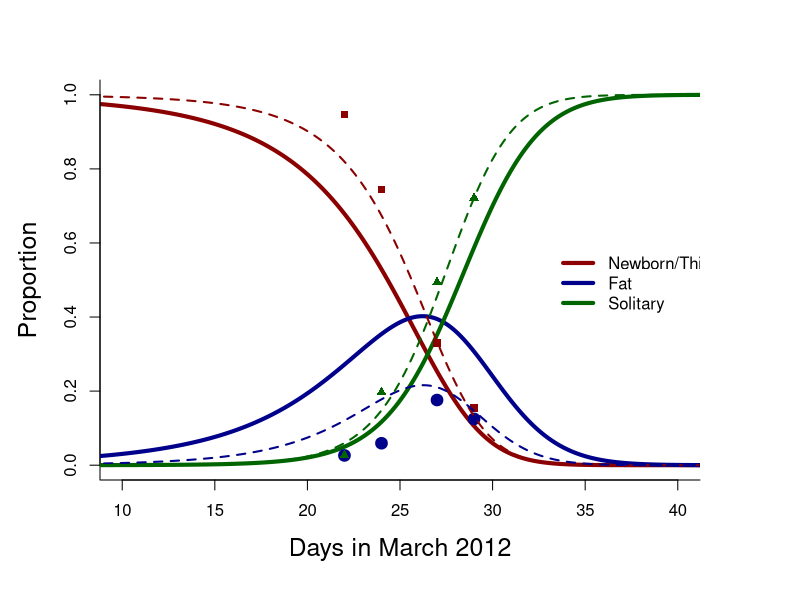
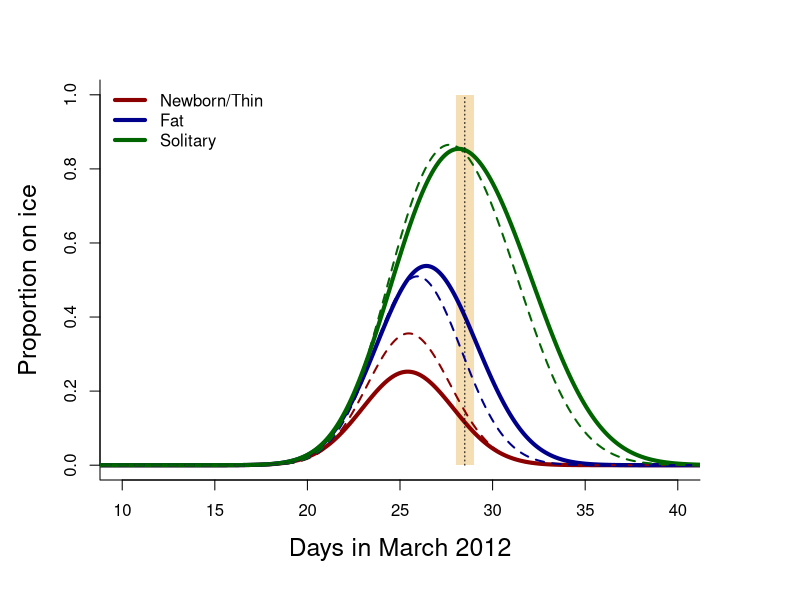

These charts were generated, in order, by the following R code:

staging = matrix(NA,4,3)
staging[1,1:3]=c(72,2,2)
staging[2,1:3]=c(314,25,83)
staging[3,1:3]=c(107,57,160)
staging[4,1:3]=c(32,26,150)

days = c(22, 24, 27, 29)



phat <- read.table("HoodedBirthDistOrigParam.csv",header = FALSE, sep = ",")
padj <- read.table("HoodedBirthDistAdjParam.csv",header = FALSE, sep = ",")



X11("",9,7)
par(mar=c(6,5,4,5),bg = "white")
plot(phat[,1],phat[,2]/phat[,5],type = "l",col = "darkred",lwd = 4,xlim = c(10,40),ylim = c(0,1),xlab = "Days in March 2012",ylab = "Proportion",cex.lab = 1.5,cex.main = 1.5,bty = "l")

lines(phat[,1],phat[,3]/phat[,5],col = "darkblue",lwd = 4)
lines(phat[,1],phat[,4]/phat[,5],col = "darkgreen",lwd = 4)

lines(days,staging[,1]/rowSums(staging),type = "p",col = "darkred",pch = 15,lwd = 5)
#lines(days,staging[,2]/rowSums(staging),type = "p",col = "darkgreen",pch = 2,lwd = 5)
lines(days,staging[,2]/rowSums(staging),type = "p",col = "darkblue",pch = 19,lwd = 5)
lines(days,staging[,3]/rowSums(staging),type = "p",col = "darkgreen",pch = 17,lwd = 5)

#To versjoner en med og uten disse.
lines(padj[,1],padj[,2]/padj[,5],col = "darkred",lwd = 2,lty = 2)
lines(padj[,1],padj[,3]/padj[,5],col = "darkblue",lwd = 2,lty = 2)
lines(padj[,1],padj[,4]/padj[,5],col = "darkgreen",lwd = 2,lty = 2)

legend(33,0.6,legend = c("Newborn/Thin","Fat","Solitary"),lwd = c(4,4,4),col = c("darkred","darkblue","darkgreen"),bty = "n")

X11("",9,7)
par(mar=c(6,5,4,5),bg = "white")
ind = which((phat[,1]>28) & (phat[,1]<29))

plot(phat[,1],phat[,2],type = "n",col = "darkred",lwd = 4,xlim = c(10,40),ylim = c(0,1),xlab = "Days in March 2012",ylab = "Proportion on ice",cex.lab = 1.5,cex.main = 1.5,bty = "l")
polygon(c(phat[min(ind),1],phat[max(ind),1],phat[max(ind),1],phat[min(ind),1]),c(0,0,1,1),col = "wheat",border = NA)
lines(phat[,1],phat[,2],col = "darkred",lwd = 4)
lines(phat[,1],phat[,2]+phat[,3],col = "darkblue",lwd = 4)
lines(phat[,1],phat[,2]+phat[,3]+phat[,4],col = "darkgreen",lwd = 4)
lines(phat[mean(ind),1]*array(1,10),seq(0,1,length.out = 10),col = "black",lwd = 1,lty = 3)

#To versjoner en med og uten disse.
lines(padj[,1],padj[,2],col = "darkred",lwd = 2,lty = 2)
lines(padj[,1],padj[,2]+padj[,3],col = "darkblue",lwd = 2,lty = 2)
lines(padj[,1],padj[,2]+padj[,3]+padj[,4],col = "darkgreen",lwd = 2,lty = 2)

legend("topleft",legend = c("Newborn/Thin","Fat","Solitary"),lwd = c(4,4,4),col = c("darkred","darkblue","darkgreen"),bty = "n")



#figure(2)
#hold on
#plot(t_tot,nn1,'r',t_tot,nn1+nn2,'g',t_tot,nn1+nn2+nn3,'b')
#axis([1 40 0 1.5])
#xlabel('date (March 2007)');
#ylabel('Probability');
#legend('Stage 1','Stage 1 + 2','Stage 1 + 2 + 3')
#grid on
